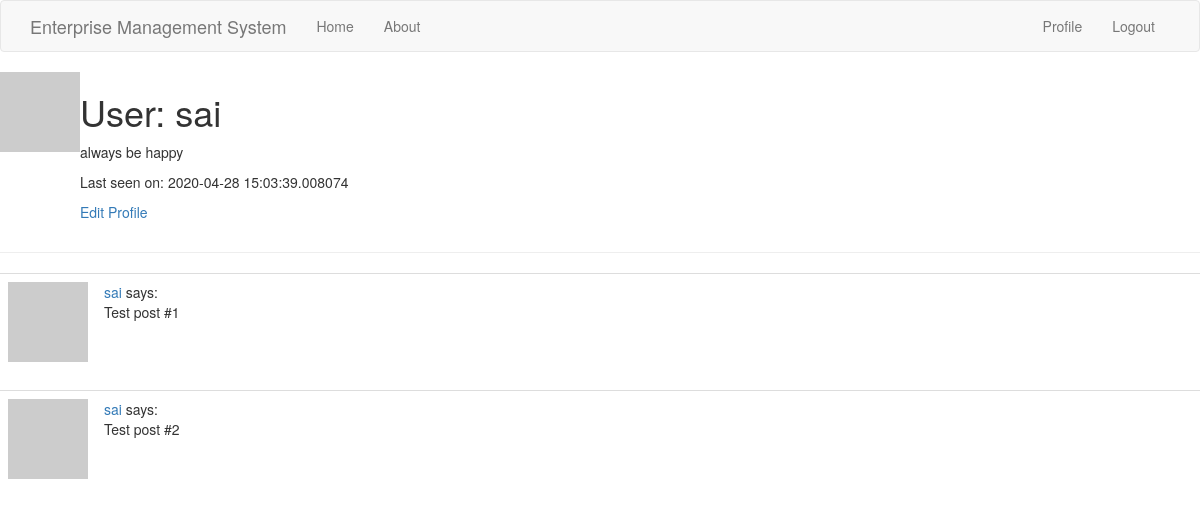
The app's page /user/sai (signed in), older data.
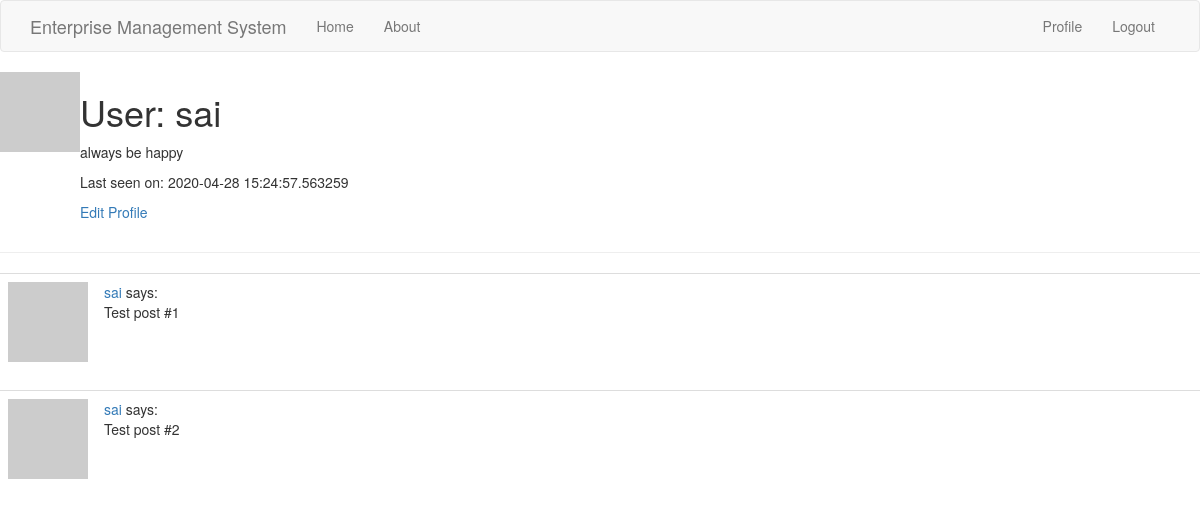
The same page, newer data.
### app/models.py (models this page shows, shortened)
class User(UserMixin,db.Model):
    id = db.Column(db.Integer,primary_key=True)
    username = db.Column(db.String(64), index=True,unique=True)
    email = db.Column(db.String(120),index=True,unique=True)
    password_hash = db.Column(db.String(128))
    job = db.Column(db.String(64))
    posts = db.relationship('Post',backref='author',lazy='dynamic')
    about_me = db.Column(db.String(140))
    last_seen = db.Column(db.DateTime, default=datetime.utcnow)
    def avatar(self, size):
        digest = md5(self.email.lower().encode('utf-8')).hexdigest()
        return 'https://www.gravatar.com/avatar/{}?d=identicon&s={}'.format(digest,size)

### app/routes.py (the view)
@app.route('/user/<username>')
@login_required
def user(username):
    user = User.query.filter_by(username=username).first_or_404()
    posts = [{'author': user, 'body': 'Test post #1'},{'author': user,'body': 'Test post #2'}]
    return render_template('user.html',user=user,posts=posts)

### app/models.py (called while the page is built)
@login.user_loader
def load_user(id):
    return User.query.get(int(id))

### app/routes.py (called while the page is built)
@app.before_request
def before_request():
    if current_user.is_authenticated:
        current_user.last_seen = datetime.utcnow()
        db.session.commit()

### app/templates/user.html
{% extends "base.html" %}
{% block content %}
    <table>
        <tr valign="top">
            <td><img src="{{ user.avatar(128) }}"></td>
            <td>
                <h1>User: {{ user.username }}</h1>
                {% if user.about_me %}<p>{{ user.about_me }}</p>{% endif%}
                {% if user.last_seen %}<p>Last seen on: {{ user.last_seen }}</p>{% endif %}
                <p><a href="{{ url_for('edit_profile') }}">Edit Profile</a></p>
            </td>
        </tr>
    </table>
    <hr>
    {% for post in posts %}
        {% include '_post.html' %}
    {% endfor %}
{% endblock %}

### app/templates/base.html (shortened to what this page needs)
{% extends 'bootstrap/base.html' %}
{% block navbar %}
    <nav class="navbar navbar-default">
        <div class="container">
            <div class="navbar-header">
                <a class="navbar-brand">Enterprise Management System</a>
            </div>
            <div class="collapse navbar-collapse" id="bs-example-navbar-collapse-1">
                <ul class="nav navbar-nav">
                    <li><a href="{{ url_for('home') }}">Home</a></li>
                    <li><a href="{{ url_for('about') }}">About</a></li>
                </ul>
                <ul class="nav navbar-nav navbar-right">
                    {% if current_user.is_anonymous %}
                    <li><a href="{{ url_for('login') }}">Login</a></li>
                    {% else %}
                    <li><a href="{{ url_for('user', username=current_user.username) }}">Profile</a></li>
                    <li><a href="{{ url_for('logout') }}">Logout</a></li>
                    {% endif %}
                </ul>
            </div>
        </div>
    </nav>
{% endblock %}

### app/templates/_post.html
<table class="table table-hover">
        <tr>
            <td width="70px">
                <a href="{{ url_for('user', username=post.author.username) }}">
                    <img src="{{ post.author.avatar(70) }}" />
                </a>
            </td>
            <td>
                <a href="{{ url_for('user', username=post.author.username) }}">
                    {{ post.author.username }}
                </a>
                says:
                <br>
                {{ post.body }}
            </td>
        </tr>
</table>

Row changes from the older to the newer data that the page shows:
changed User "sai": last_seen "2020-04-28 15:03:39.008074" → "2020-04-28 15:24:57.563259"
